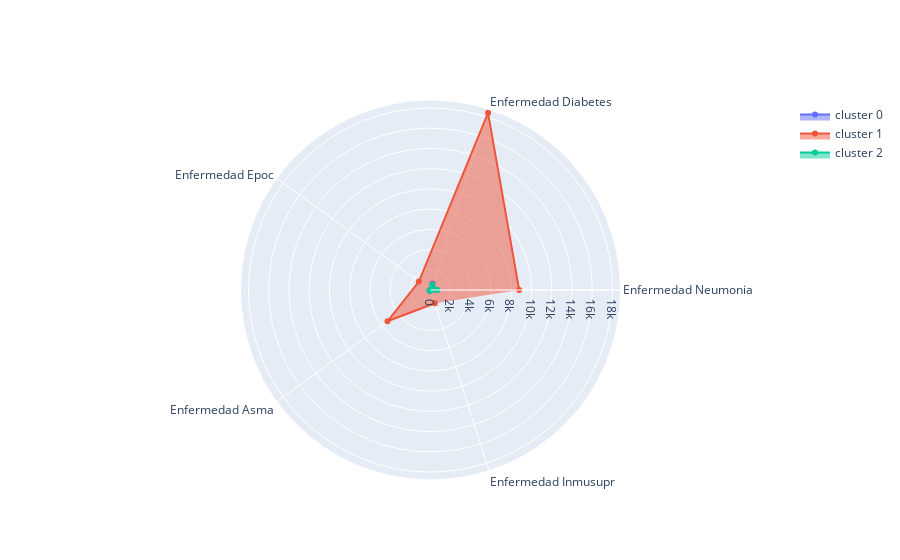

The notebook cell this image was saved under:
### Code cell
aux=df[lista_enfermedad+["K-Medioides_3"]].groupby(by="K-Medioides_3").mean()
import plotly.graph_objects as go
fig = go.Figure()
#radar
for i,row in aux.iterrows():
    fig.add_trace(go.Scatterpolar(r=row.values,
                                  theta=lista_enfermedad[:-1],
                                  fill='toself',
                                  name=f'cluster {i}'))
fig.show()

### Figure 1 — Plotly figure (JSON) as saved in the notebook; plotly's stock layout.template omitted (floating-point values rounded to 4 significant figures)
{"data": [{"fill": "toself", "name": "cluster 0", "r": [570.2, 669.5, 57.42, 117.7, 59.29, 684.9], "theta": ["Enfermedad Neumonia", "Enfermedad Diabetes", "Enfermedad Epoc", "Enfermedad Asma", "Enfermedad Inmusupr"], "type": "scatterpolar"}, {"fill": "toself", "name": "cluster 1", "r": [8770.0, 18420.0, 1420, 5259.0, 1380.0, 20270.0], "theta": ["Enfermedad Neumonia", "Enfermedad Diabetes", "Enfermedad Epoc", "Enfermedad Asma", "Enfermedad Inmusupr"], "type": "scatterpolar"}, {"fill": "toself", "name": "cluster 2", "r": [673.0, 554.5, 56.2, 90.62, 70.18, 574.3], "theta": ["Enfermedad Neumonia", "Enfermedad Diabetes", "Enfermedad Epoc", "Enfermedad Asma", "Enfermedad Inmusupr"], "type": "scatterpolar"}], "layout": {}}
